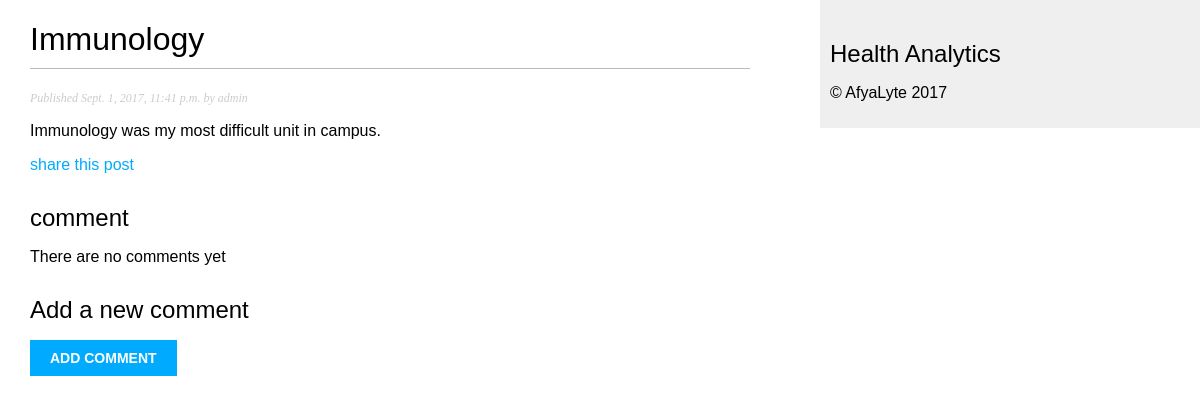
Screenshot of /blog/2017/09/01/immunology/ with the database file from the repository.
### blog/models.py (models this page shows, shortened)
class Post(models.Model):
    STATUS_CHOICES = (
        ('draft', 'Draft'),
        ('published', 'Published'),
    )
    title = models.CharField(max_length=250)
    slug = models.SlugField(max_length=250,
                            unique_for_date='publish')
    author = models.ForeignKey(User,
                               related_name='blog_posts')
    body = models.TextField()
    publish = models.DateTimeField(default=timezone.now())
    created = models.DateTimeField(auto_now_add=True)
    updated = models.DateTimeField(auto_now=True)
    status = models.CharField(max_length=10,
                              choices=STATUS_CHOICES,
                              default='draft')
    class meta:
        ordering = ('-publish',)

### blog/views.py (the view)
def post_detail(request, year, month, day, post):
    post = get_object_or_404(Post, slug=post,
                             publish__year=year,
                             publish__month=month,
                             publish__day=day)
    return render(request,
                  'blog/post/detail.html',
                  {'post': post})

### blog/templates/blog/post/detail.html (shortened to what this page needs)
{% extends 'blog/base.html' %}
{% block content %}
    <h1>{{ post.title }}</h1>
    <p class="date">
    Published {{ post.publish }} by {{ post.author }}
    </p>
    {{ post.body|linebreaks }}
    <p>
    <a href="{% url 'blog:post_share' post.id %}">
        share this post
    </a>
    </p>
    {% with comments.count as total_comments %}
        <h2>
        {{ total_comments }} comment{{ total_comments|pluralize }}
        </h2>
    {% endwith %}
    {% for comment in comments %}
        <div class="comment">
        <p class="info">
            comment {{ forloop.counter }} by {{ comment.name }}
            {{ comment.created }}
        </p>
        {{ comment.body|linebreaks }}
        </div>
    {% empty %}
        <p>There are no comments yet</p>
    {% endfor %}
    {% if new_comment %}
        <h2>Your comment has been added</h2>
    {% else %}
        <h2>Add a new comment</h2>
        <form action="." method="post">
        <p><input type="submit" value="Add comment"></p>
        </form>
    {% endif %}
{% endblock %}

### blog/static/css/style.css (style rules this page uses)
body { margin:0; padding:0; font-family:helvetica, sans-serif; }
a { color:#00abff; text-decoration:none; }
h1 { font-weight:normal; border-bottom:1px solid #bbb; padding:0 0 10px 0; }
h2 { font-weight:normal; margin:30px 0 0; }
p.date { color:#ccc; font-family: georgia, serif; font-size: 12px; font-style: italic; }
input, textarea { clear:both; float:left; margin:0 0 10px; background:#ededed; border:0; padding:6px 10px; font-size:12px; }
input[type=submit] { font-weight:bold; background:#00abff; color:#fff; padding:10px 20px; font-size:14px; text-transform:uppercase; }

### rows the page displays
Post: title "Immunology", publish "Sept. 1, 2017, 11:41 p.m.", author "admin", body "Immunology was my most difficult unit in campus."
